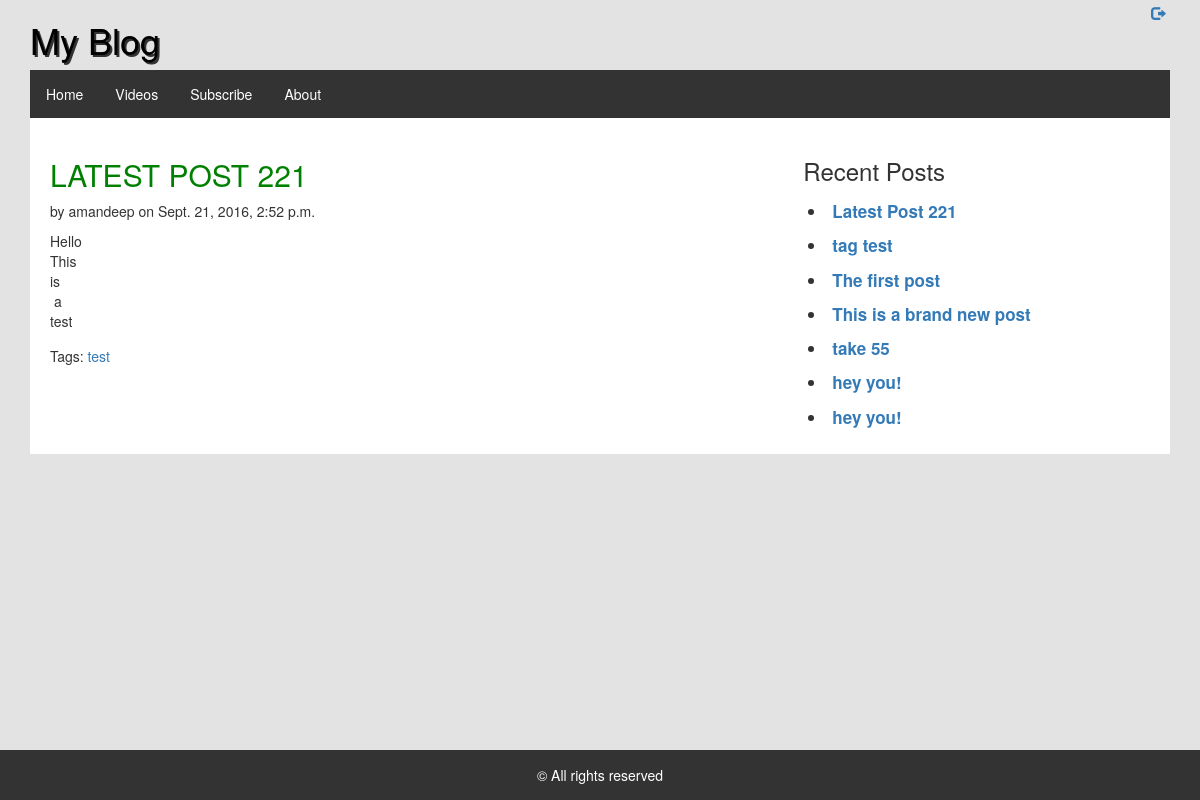
The page /post/35/ on the database as committed earlier.
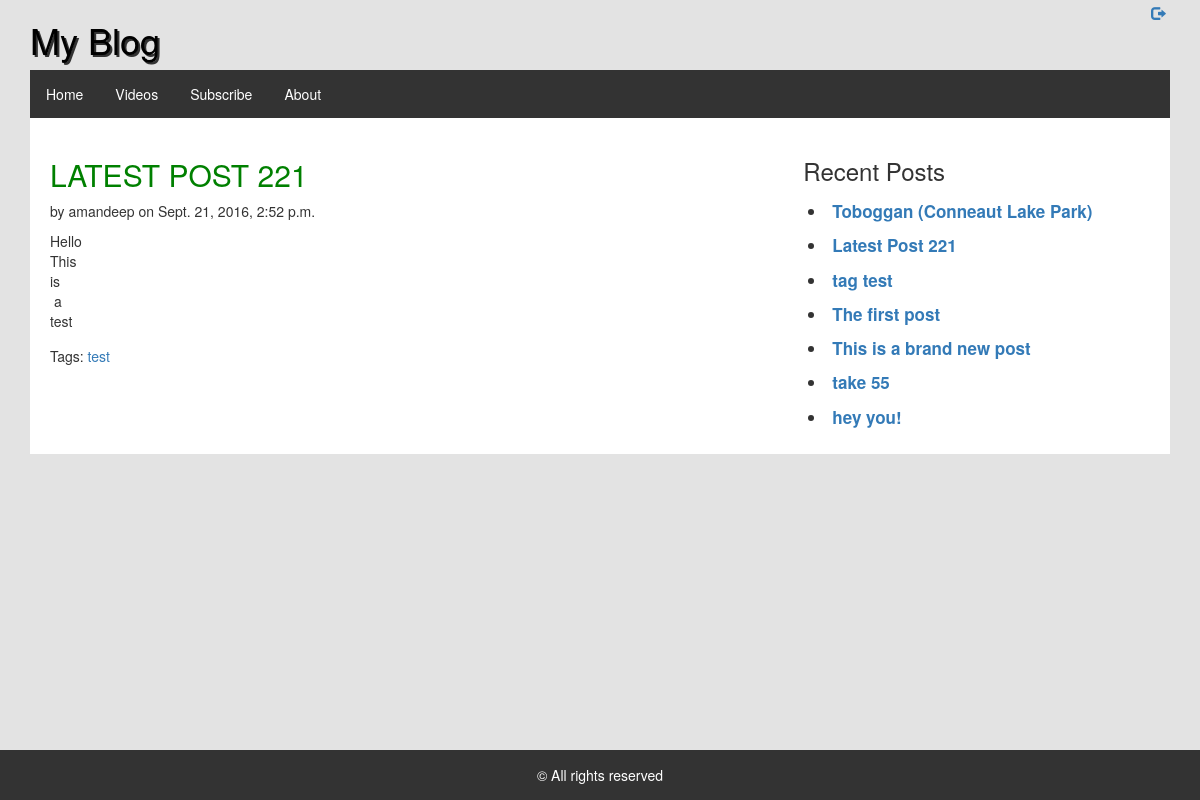
The same page on the database as committed later.
### blog/models.py (models this page shows, shortened)
class Post(models.Model):
    author = models.ForeignKey('auth.User')
    title = models.CharField(max_length=150)
    text = models.TextField()
    created_date = models.DateTimeField(default=timezone.now)
    published_date = models.DateTimeField(blank=True, null=True)
    tags = models.CharField(max_length=150, blank=True, null=True)

### blog/views.py (the view)
# urls.py: url(r'^post/(?P<pk>\d+)/$', views.post_detail, name='post_detail'),
def post_detail(request,pk):
	post = Post.objects.get(pk=pk)
	posts = Post.objects.filter(published_date__lte=timezone.now()).order_by('-published_date') #just for recent posts in the sidebar
	return render(request,'post_detail.html',{'post':post,'posts':posts})

### blog/templates/post_detail.html (shortened to what this page needs)
{%extends 'base.html' %}
{% load staticfiles %}
{% block content %}
        <div class="post post-detail">
       			<h2 class="post-title">{{post.title}}</h2>
       			<p>by {{post.author}} on {{post.published_date}}</p>
				<div class="post-body">{{post.text|safe}}</div>
                {% if post.tags != None %}
                <div class="post-tags">Tags: <a href="{% url 'tag_filter' tage=post.tags %}">{{post.tags}}</a></div>
                {%endif%}
        </div>
{% endblock %}

### blog/templates/base.html (shortened to what this page needs)
{% load staticfiles %}
<html>
    <head>
        <link rel="stylesheet" href="{% static 'css/sticky-footer-navbar.css' %}">
        <link rel="stylesheet" href="http://maxcdn.bootstrapcdn.com/bootstrap/3.3.7/css/bootstrap.min.css">
        <link rel="stylesheet" href="{% static 'css/bootstrap.min.css' %}">
        <link rel="stylesheet" type="text/css" href="{% static 'css/style.css' %}">
    </head>
    <body>
    <div class="container">
        <div class="header">
            <h1 style="width:50%;display:inline-block"><a href="/">My Blog</a></h1>
            <div style="float:right;margin:5px">
                {% if user.is_authenticated %}
                <a style="" href="{% url 'logout' %}"><span class="glyphicon glyphicon-off"></span></a>
                {% else %}
                <a style="" href="{% url 'login' %}"><span class="glyphicon glyphicon-log-out"></span></a>
                {% endif %}
            </div>
        <nav style="clear:right">
            <ul>
                <li><a href="#">Home</a></li>
                <li><a href="#">Videos</a></li>
                <li><a href="#">Subscribe</a></li>
                <li><a href="#">About</a></li>
            </ul>
        </nav>
        </div>
    <div class="row main-content">
        <div class="col-md-8">
        	{% block content %}
            {% endblock %}
    	</div>
        <div class="col-md-4 sidebar">
            {% include 'latest_posts.html'%}
        </div>
    </div>
    </div>
    </body>
    <div class="footer-space">
    </div>
    <footer class="footer">
      <p>&copy; All rights reserved </p>
    </footer>
</html>

### blog/templates/latest_posts.html
<div class="latest-posts">
	<h3>Recent Posts</h3>
	{% for post in posts|slice:":7" %}
		<li><a href="{% url 'post_detail' pk=post.pk %}">{{post.title}}</a></li>
	{% endfor %}
</div>

### blog/static/css/sticky-footer-navbar.css (style rules this page uses)
html { position: relative; min-height: 100%; }
body { margin-bottom: 60px; }
.footer { position: absolute; bottom: 0; left: 0; width: 100%; padding-top: 5px; margin-top:200px; height: 50px; background-color: #f5f5f5; text-align : center; }

### blog/static/css/style.css (style rules this page uses)
.header h1 a { color: #000; text-shadow: 2px 2px #333; }
.header ul { list-style-type: none; margin: 0; padding: 0; overflow: hidden; background-color: #333; }
.header li { float: left; }
.header li a { display: block; color: white; text-align: center; padding: 14px 16px; text-decoration: none; }
.footer { background-color: #333; color:#fff; padding: 15px 5px; text-align: center; margin-top: 25px; }
.footer-space { min-height: 100px; }
body { background-color: #e3e3e3; }
.main-content { background-color: #fff; padding: 20px 5px; }
.post h2 { color:green; text-transform: uppercase; }
.post-body { word-wrap: break-word }
.row { margin-left: 0; margin-right: 0; }
.post-detail { padding-bottom: 20px; }
.post-tags { margin-top: 15px; }
.latest-posts li { font-weight: bold; font-size: 17px; padding: 5px; }

Rows that differ between the two databases and show on the page:
no longer on this page (row unchanged): Post: title "hey you!"
added Post: title "Toboggan (Conneaut Lake Park)"
